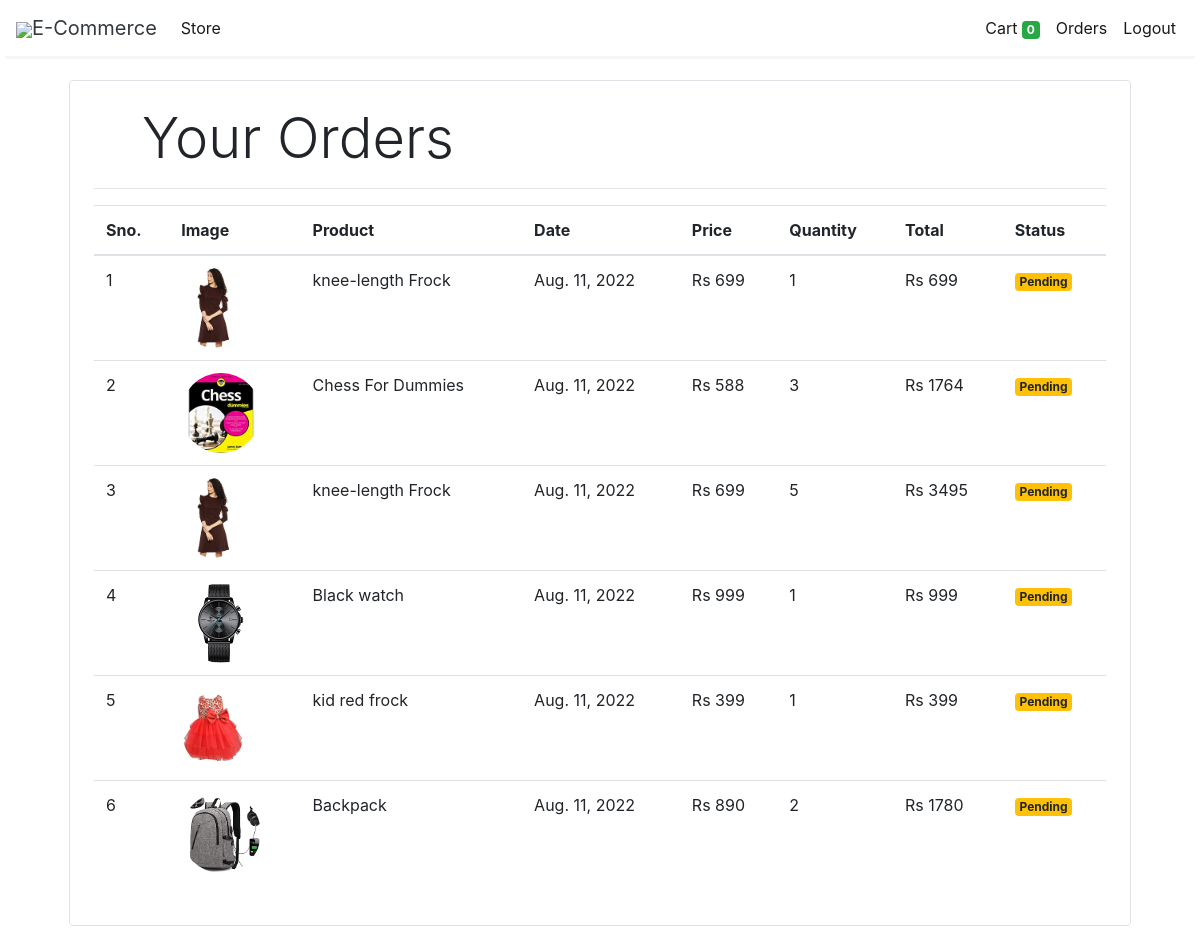
The page /orders (signed in) on the database its author committed.
### store/models/orders.py (models this page shows, shortened)
class Order(models.Model):
    product = models.ForeignKey(Products,
                                on_delete=models.CASCADE)
    customer = models.ForeignKey(Customer,
                                 on_delete=models.CASCADE)
    quantity = models.IntegerField(default=1)
    price = models.IntegerField()
    address = models.CharField(max_length=50, default='', blank=True)
    phone = models.CharField(max_length=50, default='', blank=True)
    date = models.DateField(default=datetime.datetime.today)
    status = models.BooleanField(default=False)
    @staticmethod
    def get_orders_by_customer(customer_id):
        return Order.objects.filter(customer=customer_id).order_by('-date')

### store/models/product.py (models this page shows, shortened)
class Products(models.Model):
    name = models.CharField(max_length=60)
    price= models.IntegerField(default=0)
    category= models.ForeignKey(Category,on_delete=models.CASCADE,default=1 )
    description= models.CharField(max_length=250, default='', blank=True, null= True)
    image= models.ImageField(upload_to='uploads/products/')

### store/middlewares/auth.py (the view)
    def middleware(request):
        print(request.session.get('customer'))
        returnUrl = request.META['PATH_INFO']
        print(request.META['PATH_INFO'])
        if not request.session.get('customer'):
           return redirect(f'login?return_url={returnUrl}')
        response = get_response(request)
        return response

### store/templatetags/custom_filter.py (called while the page is built)
@register.filter(name='currency')
def currency(number):
    return "Rs "+str(number)

@register.filter(name='multiply')
def multiply(number , number1):
    return number * number1

### store/views/orders.py (called while the page is built)
    def get(self , request ):
        customer = request.session.get('customer')
        orders = Order.get_orders_by_customer(customer)
        print(orders)
        return render(request , 'orders.html'  , {'orders' : orders})

### store/templates/orders.html
{% extends 'base.html' %}
{% block content %}
{% load cart %}
{% load custom_filter %}
<div class="container">
   <div class="border rounded p-4 m-4">
        <p class="display-4 pl-4 ml-4">Your Orders</p>
        <hr>
        <table class="table">
            <thead>
                <tr>
                    <th>Sno.</th>
                    <th>Image</th>
                    <th>Product</th>
                    <th>Date</th>
                    <th>Price</th>
                    <th>Quantity</th>
                    <th>Total</th>
                    <th>Status</th>
                </tr>
            </thead>
            <tbody>
                {% for order in orders %}
                <tr>
                    <td>{{forloop.counter}}</td>
                    <td><img style="height: 80px;" class="rounded-circle" src="{{order.product.image.url}}" alt=""></td>
                    <td>{{order.product.name}}</td>
                    <td>{{order.date}}</td>
                    <td>{{order.price|currency}}</td>
                    <td>{{order.quantity}}</td>
                    <td>{{order.quantity|multiply:order.price|currency}}</td>
                    {% if order.status %}
                    <td><small class="badge badge-success">Completed</small></td>
                    {%else%}
                    <td><small class="badge badge-warning">Pending</small></td>
                    {% endif %}
                </tr>
                {% endfor %}
            </tbody>
        </table>
   </div>
</div>
{% endblock %}

### store/templates/base.html (shortened to what this page needs)
<!doctype html>
<html lang="en">
<head>
  <link rel="stylesheet" href="https://maxcdn.bootstrapcdn.com/bootstrap/4.0.0/css/bootstrap.min.css"
>
</head>
<body>
<nav class="one-edge-shadow
  navbar navbar-light
  sticky-top navbar
  navbar-expand-lg
  text-white">
    <a class="navbar-brand ms-3 text-dark " href="/">
    <link rel="stylesheet" href="https://use.fontawesome.com/releases/v5.7.0/css/all.css">
    <img src="https://www.freepnglogos.com/uploads/shopping-cart-png/shopping-cart-svg-png-icon-download-28.png" style="width:50px;height:50px,color:text-light;">E-Commerce</a>
    <div class="collapse navbar-collapse" id="navbarSupportedContent">
      <ul class="navbar-nav mr-auto">
        <li class="nav-item active">
          <a class="nav-link" href="/store">Store <span class="sr-only">(current)</span></a>
        </li>
          </ul>
      <ul class=" navbar-nav my-2 my-lg-0">
        <li class="nav-item active">
          <a class="nav-link" href="/cart">Cart
            <span class="badge badge-success">{{request.session.cart.keys|length}}</span>
            <span class="sr-only">(current)</span></a>
        </li>
        {% if request.session.customer %}
        <li class="nav-item active ">
          <a class="nav-link" href="/orders">Orders<span class="sr-only">(current)</span></a>
        </li>
        <li class="nav-item active ">
          <a class="nav-link" href="/logout">Logout<span class="sr-only">(current)</span></a>
        </li>
        {% endif %}
      </ul>
    </div>
  </nav>
  {% block content %}{% endblock %}
</body>
</html>

### store/templates/base.html (style rules this page uses)
nav { background-color: white; text-color:white }
.one-edge-shadow { box-shadow: 0 8px 2px -5px rgb(246, 245, 245); }

### rows shown on the page
Order: product.image (picture), product.name "knee-length Frock", date "Aug. 11, 2022", price "Rs 699", quantity "1", quantity|multiply "Rs 699", status "Pending"
Order: product.image (picture), product.name "Chess For Dummies", date "Aug. 11, 2022", price "Rs 588", quantity "3", quantity|multiply "Rs 1764", status "Pending"
Order: product.image (picture), product.name "knee-length Frock", date "Aug. 11, 2022", price "Rs 699", quantity "5", quantity|multiply "Rs 3495", status "Pending"
Order: product.image (picture), product.name "Black watch", date "Aug. 11, 2022", price "Rs 999", quantity "1", quantity|multiply "Rs 999", status "Pending"
Order: product.image (picture), product.name "kid red frock", date "Aug. 11, 2022", price "Rs 399", quantity "1", quantity|multiply "Rs 399", status "Pending"
Order: product.image (picture), product.name "Backpack", date "Aug. 11, 2022", price "Rs 890", quantity "2", quantity|multiply "Rs 1780", status "Pending"

### other values the page prints
{{ request.session.cart.keys|length }} "0"
